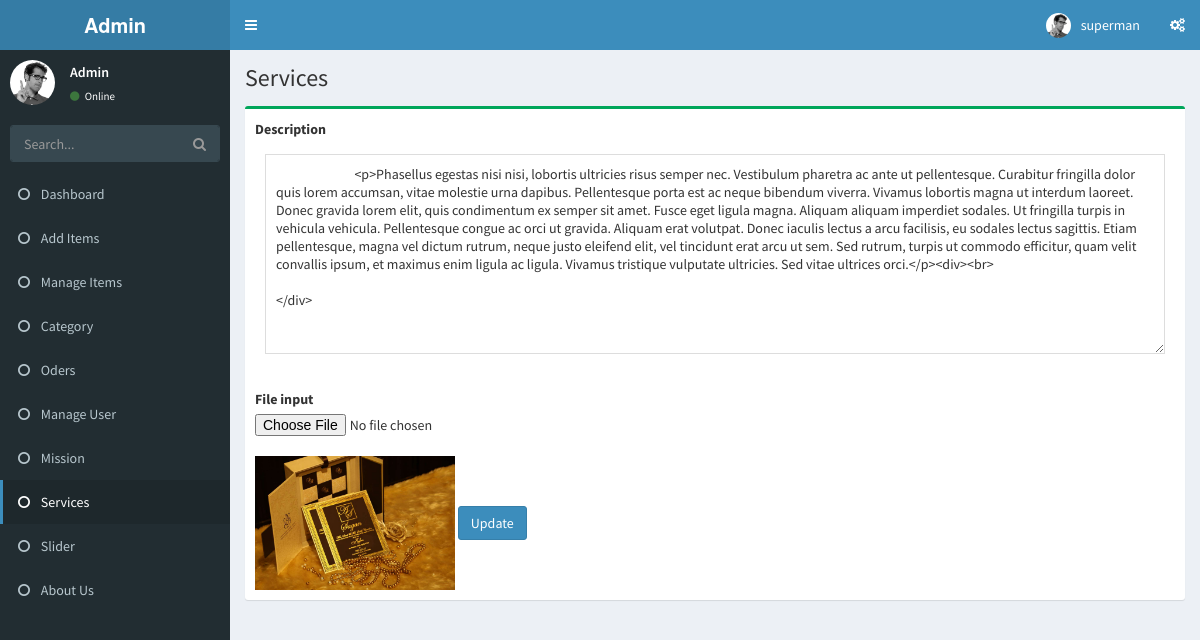
/service.php (signed in), run on the app's committed database.
### tables this page shows
CREATE TABLE `service` (
  `id` int(255) NOT NULL,
  `img` text NOT NULL,
  `des` longtext NOT NULL
);

### service.php (the view, shortened to what this page needs)
<?php include 'include/header.php'; ?>
<?php include 'include/navigation.php'; ?>
  <div class="content-wrapper">
    <section class="content-header">
      <h1>
        Services
      </h1>
       <?php
      $sql = "SELECT * FROM service WHERE id=1";
      $result = mysqli_query($connection, $sql);
      $row = mysqli_fetch_assoc($result);
      $img = $row['img'];
      $des = $row['des'];
       ?>
    </section>
    <section class="content">
      <form method="post" enctype="multipart/form-data" >
      <div class="box box-success">
            <div class="box-body">
              <label for="description"> Description </label>
              <div class="box-body pad">
                    <textarea class="textarea" placeholder="Place some text here" name="des"
                          style="width: 100%; height: 200px; font-size: 14px; line-height: 18px; border: 1px solid #dddddd; padding: 10px;">
                            <?php echo $des; ?>
                          </textarea>
            </div>
              <br>
              <label for="exampleInputFile">File input</label>
                  <input type="file" id="exampleInputFile" name="img">
                  <br>
                  <img src="images/<?php echo $img; ?>" style="width: 200px">
              <button type="submit" name="submit" class="btn  btn-primary">Update</button>
            </div>
          </div>
          </form>
    </section>
  </div>
  <?php include 'include/footer.php'; ?>

### data on the page
service: des "<p>Phasellus egestas nisi nisi, lobortis ultricies risus semper nec. Vestibulum pharetra ac ante ut pellentesque. Curabitur fringilla dolor quis lorem accumsan, vitae molestie urna dapibus. Pellentesque porta est ac neque bibendum viverra. Vivamus lobortis magna ut interdum laoreet. Donec gravida lorem elit, quis condimentum ex semper sit amet. Fusce eget ligula magna. Aliquam aliquam imperdiet sodales. Ut fringilla turpis in vehicula vehicula. Pellentesque congue ac orci ut gravida. Aliquam erat volutpat. Donec iaculis lectus a arcu facilisis, eu sodales lectus sagittis. Etiam pellentesque, magna vel dictum rutrum, neque justo eleifend elit, vel tincidunt erat arcu ut sem. Sed rutrum,…", img (picture)

### other printed values
$_SESSION['user_name'] "superman"
